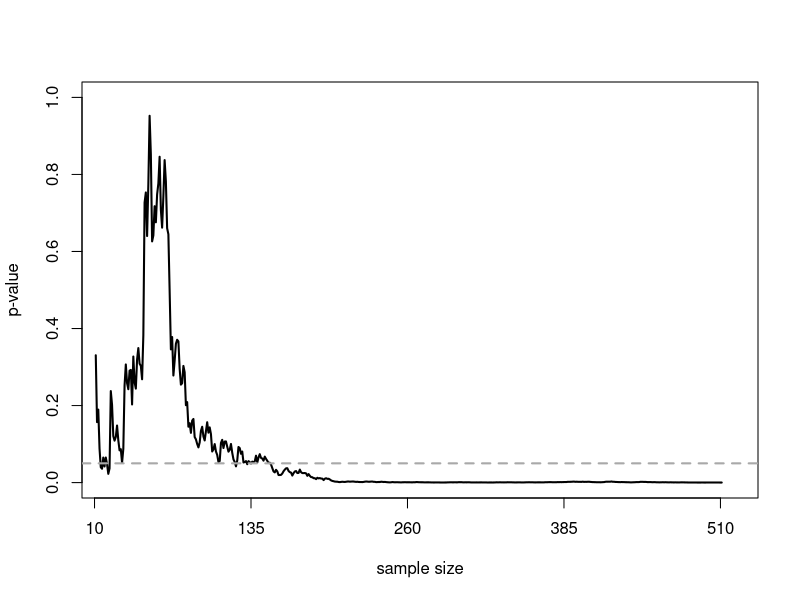

The R source for this figure:
# Simulation of variation of P-Values as function of sample size

# Number of observations (per condition) to collect after initial 10
n <- 500 
# True effect size 
D <- 0.2
# Fix true SD at 1
SD <- 1 

x <- numeric(n)
y <- numeric(n)
p <- numeric(n) 

n <- n + 10 

for(i in 10:n){ 
  x[i] < -rnorm(n=1, mean=0, sd=SD)
  y[i] <- rnorm(n=1, mean=D, sd=SD)
  z    <- t.test(x[1:i], y[1:i], var.equal=TRUE) 
  p[i] <- z$p.value 
}

#Remove first 10 P-Values
p <- p[10:n] 

plot(0, col="red", lty=1, lwd=3, ylim=c(0, 1), xlim=c(10, n), type="l", 
     xlab='sample size', ylab='p-value', cex.lab=1, cex.axis=1, xaxt = "n")
lines(p, lwd=2)
abline(h=0.05, col="darkgrey", lty=2, lwd=2) #draw ine at p = 0.05
axis(1, at=seq(0, n - 10, by=(n - 10) / 4), labels = seq(10, n, by=(n - 10) / 4))


# Return lowest P-Value
min(p)

# Print sample size at which the p-value was smallest
cat("The lowest p-value was observed at sample size", which.min(p)+10) 
# Print sample size at which the p-value dropped below 0.05 for the first
cat("The p-value dropped below 0.05 for the first time as sample size", 
    which(p<0.05)[1]+10) 

